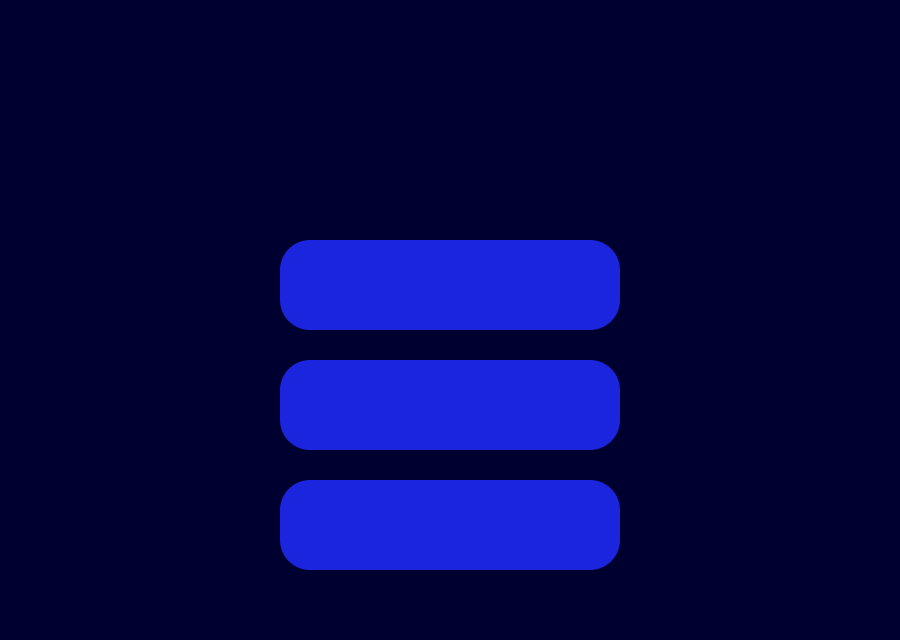
<?xml version="1.0" encoding="UTF-8"?>
<ui version="4.0">
 <class>Interface</class>
 <widget class="QWidget" name="Interface">
  <property name="geometry">
   <rect>
    <x>0</x>
    <y>0</y>
    <width>900</width>
    <height>640</height>
   </rect>
  </property>
  <property name="windowTitle">
   <string notr="true">Pac Xon</string>
  </property>
  <property name="styleSheet">
   <string notr="true">background-color: rgb(0, 0, 48);</string>
  </property>
  <widget class="QStackedWidget" name="stackView">
   <property name="geometry">
    <rect>
     <x>0</x>
     <y>0</y>
     <width>900</width>
     <height>640</height>
    </rect>
   </property>
   <property name="cursor">
    <cursorShape>ArrowCursor</cursorShape>
   </property>
   <widget class="QWidget" name="startPage">
    <widget class="QPushButton" name="startButton">
     <property name="geometry">
      <rect>
       <x>280</x>
       <y>240</y>
       <width>340</width>
       <height>90</height>
      </rect>
     </property>
     <property name="font">
      <font>
       <family>Source Code Pro</family>
       <pointsize>30</pointsize>
       <bold>true</bold>
      </font>
     </property>
     <property name="cursor">
      <cursorShape>PointingHandCursor</cursorShape>
     </property>
     <property name="styleSheet">
      <string notr="true">color: rgb(255, 247, 77);
background-color: rgb(27, 37, 222);
border-radius: 30;</string>
     </property>
     <property name="text">
      <string/>
     </property>
    </widget>
    <widget class="QPushButton" name="leadButton">
     <property name="geometry">
      <rect>
       <x>280</x>
       <y>360</y>
       <width>340</width>
       <height>90</height>
      </rect>
     </property>
     <property name="font">
      <font>
       <family>Source Code Pro</family>
       <pointsize>30</pointsize>
       <bold>true</bold>
      </font>
     </property>
     <property name="cursor">
      <cursorShape>PointingHandCursor</cursorShape>
     </property>
     <property name="styleSheet">
      <string notr="true">color: rgb(255, 247, 77);
background-color: rgb(27, 37, 222);
border-radius: 30;</string>
     </property>
     <property name="text">
      <string/>
     </property>
    </widget>
    <widget class="QPushButton" name="quitButton">
     <property name="geometry">
      <rect>
       <x>280</x>
       <y>480</y>
       <width>340</width>
       <height>90</height>
      </rect>
     </property>
     <property name="font">
      <font>
       <family>Source Code Pro</family>
       <pointsize>30</pointsize>
       <bold>true</bold>
      </font>
     </property>
     <property name="cursor">
      <cursorShape>PointingHandCursor</cursorShape>
     </property>
     <property name="styleSheet">
      <string notr="true">color: rgb(255, 247, 77);
background-color: rgb(27, 37, 222);
border-radius: 30;</string>
     </property>
     <property name="text">
      <string/>
     </property>
    </widget>
    <widget class="QLabel" name="label">
     <property name="geometry">
      <rect>
       <x>140</x>
       <y>60</y>
       <width>620</width>
       <height>100</height>
      </rect>
     </property>
     <property name="text">
      <string>&lt;html&gt;&lt;head/&gt;&lt;body&gt;&lt;p&gt;&lt;img src=&quot;:/assets/logo.png&quot;/&gt;&lt;/p&gt;&lt;/body&gt;&lt;/html&gt;</string>
     </property>
    </widget>
   </widget>
   <widget class="QWidget" name="gamePage">
    <widget class="QGraphicsView" name="graphicsView">
     <property name="geometry">
      <rect>
       <x>0</x>
       <y>40</y>
       <width>900</width>
       <height>600</height>
      </rect>
     </property>
     <property name="styleSheet">
      <string notr="true">color: rgb(255, 255, 255);</string>
     </property>
    </widget>
    <widget class="QLabel" name="scoreLabel">
     <property name="geometry">
      <rect>
       <x>760</x>
       <y>10</y>
       <width>120</width>
       <height>25</height>
      </rect>
     </property>
     <property name="font">
      <font>
       <pointsize>18</pointsize>
       <bold>false</bold>
      </font>
     </property>
     <property name="styleSheet">
      <string notr="true">color: rgb(255, 255, 255);</string>
     </property>
     <property name="text">
      <string>score:</string>
     </property>
    </widget>
    <widget class="QLabel" name="livesLabel">
     <property name="geometry">
      <rect>
       <x>410</x>
       <y>10</y>
       <width>120</width>
       <height>25</height>
      </rect>
     </property>
     <property name="font">
      <font>
       <pointsize>18</pointsize>
       <bold>false</bold>
      </font>
     </property>
     <property name="styleSheet">
      <string notr="true">color: rgb(255, 255, 255);</string>
     </property>
     <property name="text">
      <string>lives: </string>
     </property>
    </widget>
    <widget class="QLabel" name="levelLabel">
     <property name="geometry">
      <rect>
       <x>30</x>
       <y>10</y>
       <width>120</width>
       <height>25</height>
      </rect>
     </property>
     <property name="font">
      <font>
       <pointsize>18</pointsize>
       <bold>false</bold>
      </font>
     </property>
     <property name="styleSheet">
      <string notr="true">color: rgb(255, 255, 255);</string>
     </property>
     <property name="text">
      <string>level:</string>
     </property>
    </widget>
   </widget>
   <widget class="QWidget" name="leaderPage">
    <widget class="QPushButton" name="backButton">
     <property name="geometry">
      <rect>
       <x>20</x>
       <y>30</y>
       <width>101</width>
       <height>41</height>
      </rect>
     </property>
     <property name="font">
      <font>
       <family>Source Code Pro</family>
       <pointsize>15</pointsize>
       <bold>true</bold>
      </font>
     </property>
     <property name="cursor">
      <cursorShape>PointingHandCursor</cursorShape>
     </property>
     <property name="styleSheet">
      <string notr="true">color: rgb(238, 238, 0);
background-color: rgb(1, 1, 182);
border-radius: 20;</string>
     </property>
     <property name="text">
      <string>BACK</string>
     </property>
    </widget>
    <widget class="QPushButton" name="leaderLabel">
     <property name="geometry">
      <rect>
       <x>280</x>
       <y>30</y>
       <width>340</width>
       <height>91</height>
      </rect>
     </property>
     <property name="font">
      <font>
       <family>Source Code Pro</family>
       <pointsize>30</pointsize>
       <bold>true</bold>
      </font>
     </property>
     <property name="cursor">
      <cursorShape>PointingHandCursor</cursorShape>
     </property>
     <property name="styleSheet">
      <string notr="true">color: rgb(238, 238, 0);
background-color: rgb(1, 1, 182);
border-radius: 20;</string>
     </property>
     <property name="text">
      <string>LEADERBOARD</string>
     </property>
    </widget>
   </widget>
  </widget>
 </widget>
 <resources/>
 <connections/>
</ui>
